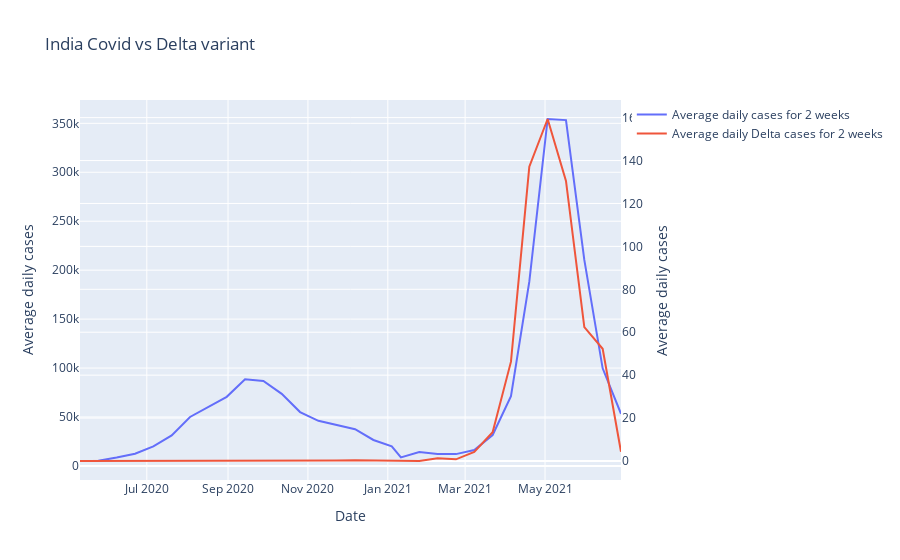

The cell this chart's notebook holds for it:
### Code cell
from plotly.offline import iplot
new_cases = go.Scatter(x=Indiafinal['date'], y=Indiafinal['Average Daily cases'], yaxis='y1', name='Average daily cases for 2 weeks')
daily_delta = go.Scatter(x=Indiafinal['date'], y=Indiafinal['Average Daily Delta variants'], yaxis='y2', name='Average daily Delta cases for 2 weeks')

layout_obj = go.Layout(title='India Covid vs Delta variant', xaxis=dict(title='Date'), yaxis=dict(title='Average daily cases'), yaxis2=dict(title='Average daily cases', side='right', overlaying='y'))
fig = go.Figure(data=[new_cases, daily_delta], layout=layout_obj)
iplot(fig)

### Figure 1 — Plotly figure (JSON) as saved in the notebook; plotly's stock layout.template omitted (floating-point values rounded to 4 significant figures)
{"data": [{"name": "Average daily cases for 2 weeks", "type": "scatter", "x": ["2020-05-11T00:00:00", "2020-05-25T00:00:00", "2020-06-08T00:00:00", "2020-06-22T00:00:00", "2020-07-06T00:00:00", "2020-07-20T00:00:00", "2020-08-03T00:00:00", "2020-08-17T00:00:00", "2020-08-31T00:00:00", "2020-09-14T00:00:00", "2020-09-28T00:00:00", "2020-10-12T00:00:00", "2020-10-26T00:00:00", "2020-11-09T00:00:00", "2020-11-23T00:00:00", "2020-12-07T00:00:00", "2020-12-21T00:00:00", "2021-01-04T00:00:00", "2021-01-11T00:00:00", "2021-01-25T00:00:00", "2021-02-08T00:00:00", "2021-02-22T00:00:00", "2021-03-08T00:00:00", "2021-03-22T00:00:00", "2021-04-05T00:00:00", "2021-04-19T00:00:00", "2021-05-03T00:00:00", "2021-05-17T00:00:00", "2021-05-31T00:00:00", "2021-06-14T00:00:00", "2021-06-28T00:00:00"], "y": [5055.0, 5299.0, 8641.0, 12450.0, 19960.0, 31120.0, 50030.0, 60500.0, 70610.0, 88505, 86790.0, 73610.0, 55040.0, 46090.0, 41865, 37570.0, 26520.0, 20120.0, 8738.0, 14120.0, 12180.0, 12080.0, 16310.0, 31570.0, 71380.0, 188200.0, 354400.0, 353300.0, 210432, 99700.0, 53290.0], "yaxis": "y"}, {"name": "Average daily Delta cases for 2 weeks", "type": "scatter", "x": ["2020-05-11T00:00:00", "2020-05-25T00:00:00", "2020-06-08T00:00:00", "2020-06-22T00:00:00", "2020-07-06T00:00:00", "2020-07-20T00:00:00", "2020-08-03T00:00:00", "2020-08-17T00:00:00", "2020-08-31T00:00:00", "2020-09-14T00:00:00", "2020-09-28T00:00:00", "2020-10-12T00:00:00", "2020-10-26T00:00:00", "2020-11-09T00:00:00", "2020-11-23T00:00:00", "2020-12-07T00:00:00", "2020-12-21T00:00:00", "2021-01-04T00:00:00", "2021-01-11T00:00:00", "2021-01-25T00:00:00", "2021-02-08T00:00:00", "2021-02-22T00:00:00", "2021-03-08T00:00:00", "2021-03-22T00:00:00", "2021-04-05T00:00:00", "2021-04-19T00:00:00", "2021-05-03T00:00:00", "2021-05-17T00:00:00", "2021-05-31T00:00:00", "2021-06-14T00:00:00", "2021-06-28T00:00:00"], "y": [0, 0, 0, 0, 0, 0, 0, 0, 0, 0.07143, 0, 0, 0, 0, 0.2143, 0.3571, 0.2143, 0.2857, 0.07143, 0, 1.286, 0.7857, 4.214, 13.43, 46.29, 137.1, 159.4, 130.5, 62.43, 52.29, 4.286], "yaxis": "y2"}], "layout": {"title": {"text": "India Covid vs Delta variant"}, "xaxis": {"title": {"text": "Date"}}, "yaxis": {"title": {"text": "Average daily cases"}}, "yaxis2": {"overlaying": "y", "side": "right", "title": {"text": "Average daily cases"}}}}
